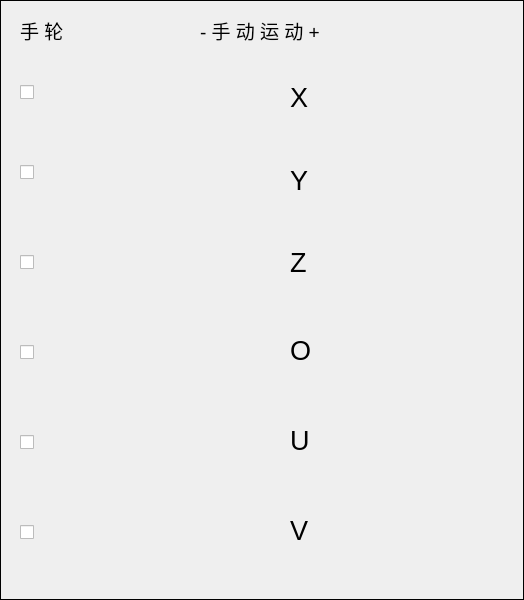
  <widget class="QGroupBox" name="groupBox_4">
   <property name="geometry">
    <rect>
     <x>500</x>
     <y>0</y>
     <width>524</width>
     <height>600</height>
    </rect>
   </property>
   <property name="minimumSize">
    <size>
     <width>524</width>
     <height>600</height>
    </size>
   </property>
   <property name="maximumSize">
    <size>
     <width>500</width>
     <height>200</height>
    </size>
   </property>
   <property name="font">
    <font>
     <pointsize>10</pointsize>
    </font>
   </property>
   <property name="styleSheet">
    <string notr="true">QGroupBox{
	border:  1px solid black;
}
</string>
   </property>
   <property name="title">
    <string/>
   </property>
   <widget class="QLabel" name="label_5">
    <property name="geometry">
     <rect>
      <x>20</x>
      <y>10</y>
      <width>91</width>
      <height>41</height>
     </rect>
    </property>
    <property name="font">
     <font>
      <pointsize>14</pointsize>
     </font>
    </property>
    <property name="text">
     <string>手 轮</string>
    </property>
   </widget>
   <widget class="QLabel" name="label_6">
    <property name="geometry">
     <rect>
      <x>200</x>
      <y>10</y>
      <width>211</width>
      <height>41</height>
     </rect>
    </property>
    <property name="font">
     <font>
      <pointsize>14</pointsize>
     </font>
    </property>
    <property name="text">
     <string>- 手 动 运 动 +</string>
    </property>
   </widget>
   <widget class="QLabel" name="label_7">
    <property name="geometry">
     <rect>
      <x>290</x>
      <y>77</y>
      <width>31</width>
      <height>41</height>
     </rect>
    </property>
    <property name="font">
     <font>
      <pointsize>20</pointsize>
     </font>
    </property>
    <property name="text">
     <string>X</string>
    </property>
   </widget>
   <widget class="QLabel" name="label_8">
    <property name="geometry">
     <rect>
      <x>290</x>
      <y>160</y>
      <width>31</width>
      <height>41</height>
     </rect>
    </property>
    <property name="font">
     <font>
      <pointsize>20</pointsize>
     </font>
    </property>
    <property name="text">
     <string>Y</string>
    </property>
   </widget>
   <widget class="QLabel" name="label_9">
    <property name="geometry">
     <rect>
      <x>290</x>
      <y>242</y>
      <width>31</width>
      <height>41</height>
     </rect>
    </property>
    <property name="font">
     <font>
      <pointsize>20</pointsize>
     </font>
    </property>
    <property name="text">
     <string>Z</string>
    </property>
   </widget>
   <widget class="QLabel" name="label_10">
    <property name="geometry">
     <rect>
      <x>290</x>
      <y>330</y>
      <width>41</width>
      <height>41</height>
     </rect>
    </property>
    <property name="font">
     <font>
      <pointsize>20</pointsize>
     </font>
    </property>
    <property name="text">
     <string>O</string>
    </property>
   </widget>
   <widget class="QLabel" name="label_11">
    <property name="geometry">
     <rect>
      <x>290</x>
      <y>420</y>
      <width>41</width>
      <height>41</height>
     </rect>
    </property>
    <property name="font">
     <font>
      <pointsize>20</pointsize>
     </font>
    </property>
    <property name="text">
     <string>U</string>
    </property>
   </widget>
   <widget class="QLabel" name="label_12">
    <property name="geometry">
     <rect>
      <x>290</x>
      <y>510</y>
      <width>41</width>
      <height>41</height>
     </rect>
    </property>
    <property name="font">
     <font>
      <pointsize>20</pointsize>
     </font>
    </property>
    <property name="text">
     <string>V</string>
    </property>
   </widget>
   <widget class="QPushButton" name="Btn_leftX">
    <property name="geometry">
     <rect>
      <x>130</x>
      <y>60</y>
      <width>100</width>
      <height>70</height>
     </rect>
    </property>
    <property name="minimumSize">
     <size>
      <width>100</width>
      <height>70</height>
     </size>
    </property>
    <property name="maximumSize">
     <size>
      <width>100</width>
      <height>70</height>
     </size>
    </property>
    <property name="sizeIncrement">
     <size>
      <width>0</width>
      <height>0</height>
     </size>
    </property>
    <property name="styleSheet">
     <string notr="true">border-style: none;</string>
    </property>
    <property name="text">
     <string/>
    </property>
    <property name="icon">
     <iconset resource="../resource.qrc">
      <normaloff>:/ManualPage/manualpage_images/left.png</normaloff>:/ManualPage/manualpage_images/left.png</iconset>
    </property>
    <property name="iconSize">
     <size>
      <width>120</width>
      <height>120</height>
     </size>
    </property>
   </widget>
   <widget class="QPushButton" name="Btn_rightX">
    <property name="geometry">
     <rect>
      <x>370</x>
      <y>60</y>
      <width>100</width>
      <height>70</height>
     </rect>
    </property>
    <property name="minimumSize">
     <size>
      <width>100</width>
      <height>70</height>
     </size>
    </property>
    <property name="maximumSize">
     <size>
      <width>100</width>
      <height>70</height>
     </size>
    </property>
    <property name="styleSheet">
     <string notr="true">border-style: none;</string>
    </property>
    <property name="text">
     <string/>
    </property>
    <property name="icon">
     <iconset resource="../resource.qrc">
      <normaloff>:/ManualPage/manualpage_images/right.png</normaloff>:/ManualPage/manualpage_images/right.png</iconset>
    </property>
    <property name="iconSize">
     <size>
      <width>120</width>
      <height>120</height>
     </size>
    </property>
   </widget>
   <widget class="QPushButton" name="Btn_rightY">
    <property name="geometry">
     <rect>
      <x>370</x>
      <y>140</y>
      <width>100</width>
      <height>70</height>
     </rect>
    </property>
    <property name="minimumSize">
     <size>
      <width>100</width>
      <height>70</height>
     </size>
    </property>
    <property name="maximumSize">
     <size>
      <width>100</width>
      <height>70</height>
     </size>
    </property>
    <property name="styleSheet">
     <string notr="true">border-style: none;</string>
    </property>
    <property name="text">
     <string/>
    </property>
    <property name="icon">
     <iconset resource="../resource.qrc">
      <normaloff>:/ManualPage/manualpage_images/right.png</normaloff>:/ManualPage/manualpage_images/right.png</iconset>
    </property>
    <property name="iconSize">
     <size>
      <width>120</width>
      <height>120</height>
     </size>
    </property>
   </widget>
   <widget class="QPushButton" name="Btn_leftY">
    <property name="geometry">
     <rect>
      <x>130</x>
      <y>140</y>
      <width>100</width>
      <height>70</height>
     </rect>
    </property>
    <property name="minimumSize">
     <size>
      <width>100</width>
      <height>70</height>
     </size>
    </property>
    <property name="maximumSize">
     <size>
      <width>100</width>
      <height>70</height>
     </size>
    </property>
    <property name="sizeIncrement">
     <size>
      <width>0</width>
      <height>0</height>
     </size>
    </property>
    <property name="styleSheet">
     <string notr="true">border-style: none;</string>
    </property>
    <property name="text">
     <string/>
    </property>
    <property name="icon">
     <iconset resource="../resource.qrc">
      <normaloff>:/ManualPage/manualpage_images/left.png</normaloff>:/ManualPage/manualpage_images/left.png</iconset>
    </property>
    <property name="iconSize">
     <size>
      <width>120</width>
      <height>120</height>
     </size>
    </property>
   </widget>
   <widget class="QPushButton" name="Btn_rightZ">
    <property name="geometry">
     <rect>
      <x>370</x>
      <y>230</y>
      <width>100</width>
      <height>70</height>
     </rect>
    </property>
    <property name="minimumSize">
     <size>
      <width>100</width>
      <height>70</height>
     </size>
    </property>
    <property name="maximumSize">
     <size>
      <width>100</width>
      <height>70</height>
     </size>
    </property>
    <property name="styleSheet">
     <string notr="true">border-style: none;</string>
    </property>
    <property name="text">
     <string/>
    </property>
    <property name="icon">
     <iconset resource="../resource.qrc">
      <normaloff>:/ManualPage/manualpage_images/right.png</normaloff>:/ManualPage/manualpage_images/right.png</iconset>
    </property>
    <property name="iconSize">
     <size>
      <width>120</width>
      <height>120</height>
     </size>
    </property>
   </widget>
   <widget class="QPushButton" name="Btn_leftZ">
    <property name="geometry">
     <rect>
      <x>130</x>
      <y>230</y>
      <width>100</width>
      <height>70</height>
     </rect>
    </property>
    <property name="minimumSize">
     <size>
      <width>100</width>
      <height>70</height>
     </size>
    </property>
    <property name="maximumSize">
     <size>
      <width>100</width>
      <height>70</height>
     </size>
    </property>
    <property name="sizeIncrement">
     <size>
      <width>0</width>
      <height>0</height>
     </size>
    </property>
    <property name="styleSheet">
     <string notr="true">border-style: none;</string>
    </property>
    <property name="text">
     <string/>
    </property>
    <property name="icon">
     <iconset resource="../resource.qrc">
      <normaloff>:/ManualPage/manualpage_images/left.png</normaloff>:/ManualPage/manualpage_images/left.png</iconset>
    </property>
    <property name="iconSize">
     <size>
      <width>120</width>
      <height>120</height>
     </size>
    </property>
   </widget>
   <widget class="QPushButton" name="Btn_rightO">
    <property name="geometry">
     <rect>
      <x>370</x>
      <y>320</y>
      <width>100</width>
      <height>70</height>
     </rect>
    </property>
    <property name="minimumSize">
     <size>
      <width>100</width>
      <height>70</height>
     </size>
    </property>
    <property name="maximumSize">
     <size>
      <width>100</width>
      <height>70</height>
     </size>
    </property>
    <property name="styleSheet">
     <string notr="true">border-style: none;</string>
    </property>
    <property name="text">
     <string/>
    </property>
    <property name="icon">
     <iconset resource="../resource.qrc">
      <normaloff>:/ManualPage/manualpage_images/right.png</normaloff>:/ManualPage/manualpage_images/right.png</iconset>
    </property>
    <property name="iconSize">
     <size>
      <width>120</width>
      <height>120</height>
     </size>
    </property>
   </widget>
   <widget class="QPushButton" name="Btn_leftO">
    <property name="geometry">
     <rect>
      <x>130</x>
      <y>320</y>
      <width>100</width>
      <height>70</height>
     </rect>
    </property>
    <property name="minimumSize">
     <size>
      <width>100</width>
      <height>70</height>
     </size>
    </property>
    <property name="maximumSize">
     <size>
      <width>100</width>
      <height>70</height>
     </size>
    </property>
    <property name="sizeIncrement">
     <size>
      <width>0</width>
      <height>0</height>
     </size>
    </property>
    <property name="styleSheet">
     <string notr="true">border-style: none;</string>
    </property>
    <property name="text">
     <string/>
    </property>
    <property name="icon">
     <iconset resource="../resource.qrc">
      <normaloff>:/ManualPage/manualpage_images/left.png</normaloff>:/ManualPage/manualpage_images/left.png</iconset>
    </property>
    <property name="iconSize">
     <size>
      <width>120</width>
      <height>120</height>
     </size>
    </property>
   </widget>
   <widget class="QPushButton" name="Btn_rightU">
    <property name="geometry">
     <rect>
      <x>370</x>
      <y>410</y>
      <width>100</width>
      <height>70</height>
     </rect>
    </property>
    <property name="minimumSize">
     <size>
      <width>100</width>
      <height>70</height>
     </size>
    </property>
    <property name="maximumSize">
     <size>
      <width>100</width>
      <height>70</height>
     </size>
    </property>
    <property name="styleSheet">
     <string notr="true">border-style: none;</string>
    </property>
    <property name="text">
     <string/>
    </property>
    <property name="icon">
     <iconset resource="../resource.qrc">
      <normaloff>:/ManualPage/manualpage_images/right.png</normaloff>:/ManualPage/manualpage_images/right.png</iconset>
    </property>
    <property name="iconSize">
     <size>
      <width>120</width>
      <height>120</height>
     </size>
    </property>
   </widget>
   <widget class="QPushButton" name="Btn_leftU">
    <property name="geometry">
     <rect>
      <x>130</x>
      <y>410</y>
      <width>100</width>
      <height>70</height>
     </rect>
    </property>
    <property name="minimumSize">
     <size>
      <width>100</width>
      <height>70</height>
     </size>
    </property>
    <property name="maximumSize">
     <size>
      <width>100</width>
      <height>70</height>
     </size>
    </property>
    <property name="sizeIncrement">
     <size>
      <width>0</width>
      <height>0</height>
     </size>
    </property>
    <property name="styleSheet">
     <string notr="true">border-style: none;</string>
    </property>
    <property name="text">
     <string/>
    </property>
    <property name="icon">
     <iconset resource="../resource.qrc">
      <normaloff>:/ManualPage/manualpage_images/left.png</normaloff>:/ManualPage/manualpage_images/left.png</iconset>
    </property>
    <property name="iconSize">
     <size>
      <width>120</width>
      <height>120</height>
     </size>
    </property>
   </widget>
   <widget class="QPushButton" name="Btn_rightV">
    <property name="geometry">
     <rect>
      <x>370</x>
      <y>500</y>
      <width>100</width>
      <height>70</height>
     </rect>
    </property>
    <property name="minimumSize">
     <size>
      <width>100</width>
      <height>70</height>
     </size>
    </property>
    <property name="maximumSize">
     <size>
      <width>100</width>
      <height>70</height>
     </size>
    </property>
    <property name="styleSheet">
     <string notr="true">border-style: none;</string>
    </property>
    <property name="text">
     <string/>
    </property>
    <property name="icon">
     <iconset resource="../resource.qrc">
      <normaloff>:/ManualPage/manualpage_images/right.png</normaloff>:/ManualPage/manualpage_images/right.png</iconset>
    </property>
    <property name="iconSize">
     <size>
      <width>120</width>
      <height>120</height>
     </size>
    </property>
   </widget>
   <widget class="QPushButton" name="Btn_leftV">
    <property name="geometry">
     <rect>
      <x>130</x>
      <y>500</y>
      <width>100</width>
      <height>70</height>
     </rect>
    </property>
    <property name="minimumSize">
     <size>
      <width>100</width>
      <height>70</height>
     </size>
    </property>
    <property name="maximumSize">
     <size>
      <width>100</width>
      <height>70</height>
     </size>
    </property>
    <property name="sizeIncrement">
     <size>
      <width>0</width>
      <height>0</height>
     </size>
    </property>
    <property name="styleSheet">
     <string notr="true">border-style: none;</string>
    </property>
    <property name="text">
     <string/>
    </property>
    <property name="icon">
     <iconset resource="../resource.qrc">
      <normaloff>:/ManualPage/manualpage_images/left.png</normaloff>:/ManualPage/manualpage_images/left.png</iconset>
    </property>
    <property name="iconSize">
     <size>
      <width>120</width>
      <height>120</height>
     </size>
    </property>
   </widget>
   <widget class="QCheckBox" name="checkBox_X">
    <property name="geometry">
     <rect>
      <x>20</x>
      <y>60</y>
      <width>64</width>
      <height>64</height>
     </rect>
    </property>
    <property name="minimumSize">
     <size>
      <width>64</width>
      <height>64</height>
     </size>
    </property>
    <property name="maximumSize">
     <size>
      <width>64</width>
      <height>64</height>
     </size>
    </property>
    <property name="styleSheet">
     <string notr="true">QCheckBox::indicator:unchecked { 
    image: url(:/ManualPage/manualpage_images/unchecked.png); 
} 
 
QCheckBox::indicator:checked { 
    image: url(:/ManualPage/manualpage_images/checked.png); 
} 
</string>
    </property>
    <property name="text">
     <string/>
    </property>
    <property name="iconSize">
     <size>
      <width>15</width>
      <height>12</height>
     </size>
    </property>
   </widget>
   <widget class="QCheckBox" name="checkBox_Y">
    <property name="geometry">
     <rect>
      <x>20</x>
      <y>140</y>
      <width>64</width>
      <height>64</height>
     </rect>
    </property>
    <property name="minimumSize">
     <size>
      <width>64</width>
      <height>64</height>
     </size>
    </property>
    <property name="maximumSize">
     <size>
      <width>64</width>
      <height>64</height>
     </size>
    </property>
    <property name="styleSheet">
     <string notr="true">QCheckBox::indicator:unchecked { 
    image: url(:/ManualPage/manualpage_images/unchecked.png); 
} 
 
QCheckBox::indicator:checked { 
    image: url(:/ManualPage/manualpage_images/checked.png); 
} 
</string>
    </property>
    <property name="text">
     <string/>
    </property>
    <property name="iconSize">
     <size>
      <width>15</width>
      <height>12</height>
     </size>
    </property>
   </widget>
   <widget class="QCheckBox" name="checkBox_Z">
    <property name="geometry">
     <rect>
      <x>20</x>
      <y>230</y>
      <width>64</width>
      <height>64</height>
     </rect>
    </property>
    <property name="minimumSize">
     <size>
      <width>64</width>
      <height>64</height>
     </size>
    </property>
    <property name="maximumSize">
     <size>
      <width>64</width>
      <height>64</height>
     </size>
    </property>
    <property name="styleSheet">
     <string notr="true">QCheckBox::indicator:unchecked { 
    image: url(:/ManualPage/manualpage_images/unchecked.png); 
} 
 
QCheckBox::indicator:checked { 
    image: url(:/ManualPage/manualpage_images/checked.png); 
} 
</string>
    </property>
    <property name="text">
     <string/>
    </property>
    <property name="iconSize">
     <size>
      <width>15</width>
      <height>12</height>
     </size>
    </property>
   </widget>
   <widget class="QCheckBox" name="checkBox_O">
    <property name="geometry">
     <rect>
      <x>20</x>
      <y>320</y>
      <width>64</width>
      <height>64</height>
     </rect>
    </property>
    <property name="minimumSize">
     <size>
      <width>64</width>
      <height>64</height>
     </size>
    </property>
    <property name="maximumSize">
     <size>
      <width>64</width>
      <height>64</height>
     </size>
    </property>
    <property name="styleSheet">
     <string notr="true">QCheckBox::indicator:unchecked { 
    image: url(:/ManualPage/manualpage_images/unchecked.png); 
} 
 
QCheckBox::indicator:checked { 
    image: url(:/ManualPage/manualpage_images/checked.png); 
} 
</string>
    </property>
    <property name="text">
     <string/>
    </property>
    <property name="iconSize">
     <size>
      <width>15</width>
      <height>12</height>
     </size>
    </property>
   </widget>
   <widget class="QCheckBox" name="checkBox_U">
    <property name="geometry">
     <rect>
      <x>20</x>
      <y>410</y>
      <width>64</width>
      <height>64</height>
     </rect>
    </property>
    <property name="minimumSize">
     <size>
      <width>64</width>
      <height>64</height>
     </size>
    </property>
    <property name="maximumSize">
     <size>
      <width>64</width>
      <height>64</height>
     </size>
    </property>
    <property name="styleSheet">
     <string notr="true">QCheckBox::indicator:unchecked { 
    image: url(:/ManualPage/manualpage_images/unchecked.png); 
} 
 
QCheckBox::indicator:checked { 
    image: url(:/ManualPage/manualpage_images/checked.png); 
} 
</string>
    </property>
    <property name="text">
     <string/>
    </property>
    <property name="iconSize">
     <size>
      <width>15</width>
      <height>12</height>
     </size>
    </property>
   </widget>
   <widget class="QCheckBox" name="checkBox_V">
    <property name="geometry">
     <rect>
      <x>20</x>
      <y>500</y>
      <width>64</width>
      <height>64</height>
     </rect>
    </property>
    <property name="minimumSize">
     <size>
      <width>64</width>
      <height>64</height>
     </size>
    </property>
    <property name="maximumSize">
     <size>
      <width>64</width>
      <height>64</height>
     </size>
    </property>
    <property name="styleSheet">
     <string notr="true">QCheckBox::indicator:unchecked { 
    image: url(:/ManualPage/manualpage_images/unchecked.png); 
} 
 
QCheckBox::indicator:checked { 
    image: url(:/ManualPage/manualpage_images/checked.png); 
} 
</string>
    </property>
    <property name="text">
     <string/>
    </property>
    <property name="iconSize">
     <size>
      <width>15</width>
      <height>12</height>
     </size>
    </property>
   </widget>
  </widget>
